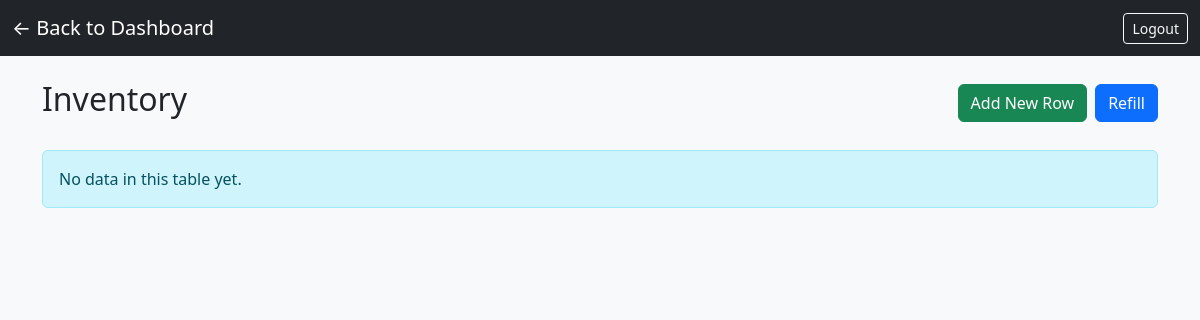
The app's page /view/inventory (signed in), older data.
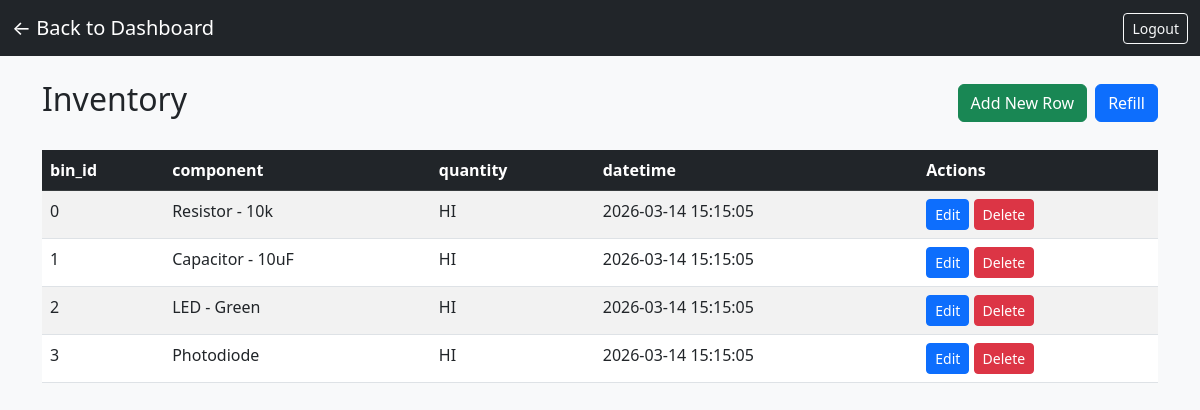
The same page, newer data.
### tables this page shows
CREATE TABLE inventory(
               bin_id INTEGER UNIQUE NOT NULL, 
               component TEXT NOT NULL, 
               quantity TEXT NOT NULL,
               datetime TEXT);

### app.py (the view)
@app.route('/view/<table_name>')
@login_required
def view_table(table_name):
    allowed_tables = ['users', 'inventory', 'activity_logs', 'api_keys']
    if table_name not in allowed_tables:
        return "Access denied", 403
    log_activity(session['username'], f"Viewed table {table_name}")
    if table_name == 'inventory':
        sync_inventory_from_csv()
    conn = get_db_connection()
    cursor = conn.execute(f'PRAGMA table_info({table_name})')
    columns = [col['name'] for col in cursor.fetchall()]
    if table_name == 'activity_logs':
        rows = conn.execute(f'SELECT * FROM {table_name} ORDER BY datetime DESC').fetchall()
    elif table_name == 'inventory':
        rows = conn.execute(f'SELECT * FROM {table_name} ORDER BY bin_id ASC').fetchall()
    else:
        rows = conn.execute(f'SELECT * FROM {table_name}').fetchall()
    conn.close()
    data = []
    for row in rows:
        row_dict = dict(row)
        if table_name == 'users' and 'password' in row_dict:
            row_dict['password'] = '********'
        data.append(row_dict)
    can_edit = session.get('is_admin') == 1 and table_name not in ['users', 'activity_logs']
    can_refill = table_name == 'inventory' and (session.get('refill_perm') == 1 or session.get('is_admin') == 1)
    refill_mode = can_refill and request.args.get('refill_mode') == '1'
    return render_template('view_table.html',
                           table_name=table_name,
                           columns=columns,
                           data=data,
                           can_edit=can_edit,
                           can_refill=can_refill,
                           refill_mode=refill_mode)

### app.py (called while the page is built, shortened)
def get_db_connection():
    conn = sqlite3.connect('testDB.db', timeout=30)
    conn.execute('PRAGMA journal_mode=WAL')
    conn.row_factory = sqlite3.Row
    return conn

def sync_inventory_from_csv():
    if not os.path.exists(CSV_PATH):
        return

def login_required(f):
    @wraps(f)
    def decorated_function(*args, **kwargs):
        if 'username' not in session:
            return redirect(url_for('login'))
        return f(*args, **kwargs)
    return decorated_function

def log_activity(username, description):
    conn = get_db_connection()
    timestamp = datetime.now().strftime('%Y-%m-%d %H:%M:%S')
    conn.execute('INSERT INTO activity_logs (username, access_req, datetime) VALUES (?, ?, ?)',
                 (username, description, timestamp))
    conn.commit()
    conn.close()

### templates/view_table.html (shortened to what this page needs)
<!DOCTYPE html>
<html lang="en">
<head>
    <link href="https://cdn.jsdelivr.net/npm/bootstrap@5.3.0/dist/css/bootstrap.min.css" rel="stylesheet">
</head>
<body class="bg-light">
    <nav class="navbar navbar-dark bg-dark">
        <div class="container-fluid">
            <a href="{{ url_for('dashboard') }}" class="navbar-brand">← Back to Dashboard</a>
            <a href="{{ url_for('logout') }}" class="btn btn-outline-light btn-sm">Logout</a>
        </div>
    </nav>
    <div class="container mt-4">
        <div class="d-flex justify-content-between align-items-center mb-4">
            <h2 class="text-capitalize">
                {{ table_name.replace('_', ' ') }}
            </h2>
            <div class="d-flex gap-2">
                {% if can_edit and not refill_mode %}
                <button class="btn btn-success" onclick="showInsertModal()">Add New Row</button>
                {% endif %}
                {% if can_refill and not refill_mode %}
                <a href="{{ url_for('view_table', table_name=table_name, refill_mode=1) }}" class="btn btn-primary">Refill</a>
                {% endif %}
            </div>
        </div>
        {% if data %}
        <div class="table-responsive">
            <table class="table table-striped table-hover" id="dataTable">
                <thead class="table-dark">
                    <tr>
                        {% for column in columns %}
                        <th>{{ column }}</th>
                        {% endfor %}
                        {% if not refill_mode %}
                            {% if can_edit %}
                            <th>Actions</th>
                            {% elif table_name == 'users' and session.is_admin %}
                            <th>Actions</th>
                            {% endif %}
                        {% endif %}
                    </tr>
                </thead>
                <tbody>
                    {% for row in data %}
                    <tr>
                        {% for column in columns %}
                        {% if refill_mode %}
                        <td><input type="text" class="form-control form-control-sm refill-input" data-col="{{ column }}" value="{{ row[column] if row[column] is not none else '' }}"></td>
                        {% else %}
                        <td>{{ row[column] }}</td>
                        {% endif %}
                        {% endfor %}
                        {% if not refill_mode %}
                            {% if can_edit %}
                            <td>
                                <button class="btn btn-sm btn-primary" onclick='editRow({{ row | tojson }})'>Edit</button>
                                <button class="btn btn-sm btn-danger" onclick='deleteRow({{ row | tojson }})'>Delete</button>
                            </td>
                            {% elif table_name == 'users' and session.is_admin and row.username != 'superuser' %}
                            <td>
                                <a href="{{ url_for('edit_user_permissions', username=row.username) }}" class="btn btn-sm btn-warning">Edit Permissions</a>
                            </td>
                            {% elif table_name == 'users' and row.username == 'superuser' %}
                            <td>
                                <span class="text-muted">Protected</span>
                            </td>
                            {% endif %}
                        {% endif %}
                    </tr>
                    {% endfor %}
                </tbody>
            </table>
        </div>
        {% else %}
        <div class="alert alert-info">No data in this table yet.</div>
        {% endif %}
    </div>
</body>
</html>

Row changes from the older to the newer data that the page shows:
added inventory: bin "0" "Resistor - 10k" "HI" "2026-03-14 15:15:05"
added inventory: bin "1" "Capacitor - 10uF" "HI" "2026-03-14 15:15:05"
added inventory: bin "2" "LED - Green" "HI" "2026-03-14 15:15:05"
added inventory: bin "3" "Photodiode" "HI" "2026-03-14 15:15:05"
Text that changed along with them:
new list line: "bin_id"
new list line: "component"
new list line: "quantity"
new list line: "datetime"
text no longer shown: "No data in this table yet."
text now shown: "Actions"
